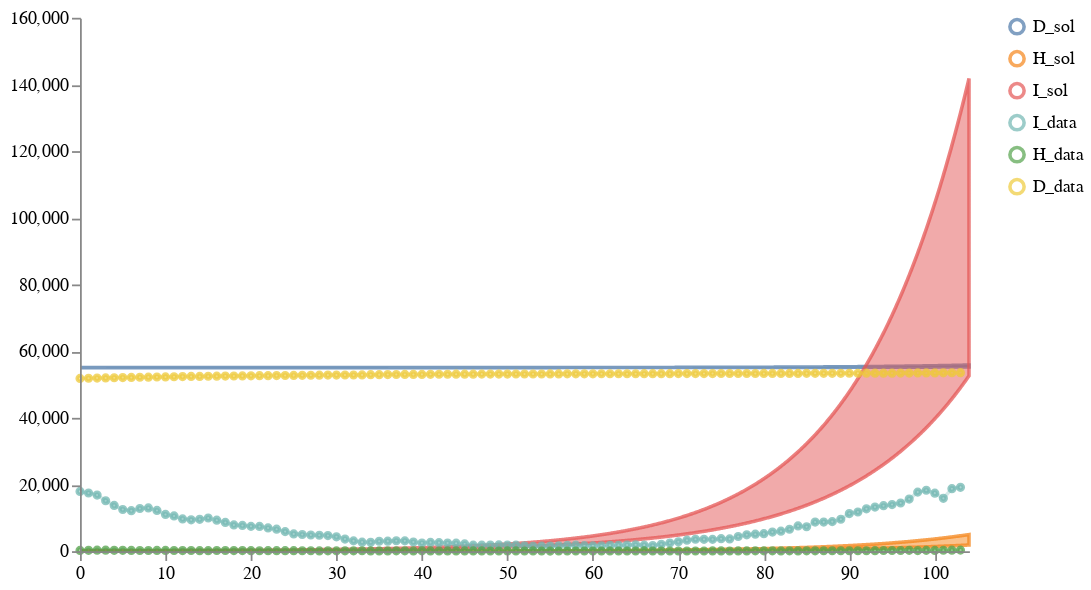

Notebook source saved alongside this figure:
### Code cell
num_samples = 100
models = [model4_location]
data_location = DATA_PATH + "NYS_T2_forecast1.csv"
weights = [1]
solution_mappings = [{"I": "infected", "H": "hospitalized", "D": "dead"}] # "column name in data": "observable or state variable in model"

# Run the calibration and sampling
result1 = load_and_calibrate_and_sample_ensemble_model(
    models,
    data_location,
    weights,
    solution_mappings,
    num_samples,
    timepoints1,
    verbose=True,
    total_population=19340000,
    num_iterations=150,
    method="euler",
    time_unit="days",
    visual_options={"title": "Calibrated Ensemble", "keep":".*_sol"}
)

# # # Save results
# result1["data"].to_csv("../../notebook/ensemble_eval_sa/ensemble_results/partII_ensemble_of_one_results.csv", index=False)
# result1["quantiles"].to_csv("../../notebook/ensemble_eval_sa/ensemble_results/partII_ensemble_of_one_quantiles.csv", index=False)

# q_ensemble_data = cdc_reformatcsv(filename="../../notebook/ensemble_eval_sa/ensemble_results/partII_ensemble_of_one_quantiles.csv", 
#                                   solution_string_mapping={"I": "cases", "H": "hospitalizations", "D": "deaths"}, 
#                                   forecast_start_date="2021-07-14",
#                                   location="New York State",
#                                   drop_column_names=["timepoint_id", "number_days", "inc_cum", "output", "Forecast_Backcast"])
# q_ensemble_data.to_csv("../../notebook/ensemble_eval_sa/ensemble_results/partII_ensemble_of_one_forecast_quantiles_Jul152021.csv")

# Plot results
schema = plots.trajectories(pd.DataFrame(result1["data"]), keep=".*_sol",
                            points=all_data1.reset_index(drop=True).rename(columns={"I":"I_data", "H":"H_data", "D":"D_data"}),
                           )
schema = plots.pad(schema, 5)
plots.ipy_display(schema)

### Figure 1 — Vega specification as saved in the notebook (floating-point values rounded to 4 significant figures; data arrays with more than 128 entries replaced by an {"elided": "..."} marker saying what was removed)
{"$schema": "https://vega.github.io/schema/vega/v5.json", "axes": [{"name": "x_axis", "orient": "bottom", "scale": "xscale", "zindex": 100}, {"name": "y_axis", "orient": "left", "scale": "yscale", "zindex": 100}], "data": [{"name": "distributions", "values": {"elided": "3123 records"}}, {"name": "traces", "transform": [{"expr": "isValid(datum.value)", "type": "filter"}], "values": []}, {"name": "points", "values": {"elided": "312 records"}}, {"name": "markers", "values": []}, {"name": "selected", "on": [{"remove": true, "trigger": "clear"}, {"remove": true, "trigger": "!shift"}, {"insert": "clicked", "trigger": "!shift && clicked"}, {"toggle": "clicked", "trigger": "shift && clicked"}]}], "height": 300, "legends": [{"encode": {"labels": {"interactive": true, "name": "legendLabel", "update": {"opacity": [{"test": "!length(data('selected')) || indata('selected', 'value', datum.value)", "value": 1}, {"value": 0.25}]}}, "symbols": {"interactive": true, "name": "legendSymbol", "update": {"fill": {"value": "transparent"}, "opacity": [{"test": "!length(data('selected')) || indata('selected', 'value', datum.value)", "value": 0.7}, {"value": 0.15}], "size": {"value": 64}, "strokeWidth": {"value": 2}}}}, "name": "color_legend", "stroke": "color"}], "marks": [{"from": {"facet": {"data": "points", "groupby": "trajectory", "name": "points_split"}}, "marks": [{"encode": {"hover": {"fillOpacity": {"value": 0.9}}, "update": {"fill": {"field": "trajectory", "scale": "color"}, "fillOpacity": [{"test": "!length(data('selected')) || indata('selected', 'value', datum.trajectory)", "value": 0.5}, {"value": 0.15}], "size": {"value": 10}, "stroke": {"field": "trajectory", "scale": "color"}, "strokeOpacity": [{"test": "!length(data('selected')) || indata('selected', 'value', datum.trajectory)", "value": 0.75}, {"value": 0.15}], "strokeWidth": {"value": 2}, "tooltip": {"field": "value"}, "x": {"field": "timepoint", "scale": "xscale"}, "y": {"field": "value", "scale": "yscale"}}}, "from": {"data": "points_split"}, "name": "_points_symbol", "type": "symbol", "zindex": 3}, {"encode": {"hover": {"fillOpacity": {"value": 0.9}}, "update": {"interpolate": {"value": "linear"}, "stroke": {"field": "trajectory", "scale": "color"}, "strokeOpacity": [{"test": "!length(data('selected')) || indata('selected', 'value', datum.trajectory)", "value": 0.3}, {"value": 0.1}], "strokeWidth": {"value": 2}, "x": {"field": "timepoint", "scale": "xscale"}, "y": {"field": "value", "scale": "yscale"}}}, "from": {"data": "points_split"}, "name": "_points_line", "type": "line", "zindex": 3}], "name": "_points", "type": "group", "zindex": 3}, {"from": {"facet": {"data": "traces", "groupby": "trajectory", "name": "traces_split"}}, "marks": [{"encode": {"hover": {"fillOpacity": {"value": 0.9}}, "update": {"interpolate": {"value": "linear"}, "stroke": {"field": "trajectory", "scale": "color"}, "strokeOpacity": [{"test": "!length(data('selected')) || indata('selected', 'value', datum.trajectory)", "value": 0.75}, {"value": 0.15}], "strokeWidth": {"value": 2}, "x": {"field": "timepoint", "scale": "xscale"}, "y": {"field": "value", "scale": "yscale"}}}, "from": {"data": "traces_split"}, "name": "_traces_lines", "type": "line"}], "name": "_traces", "type": "group", "zindex": 2}, {"from": {"facet": {"data": "distributions", "groupby": "trajectory", "name": "trajectory_split"}}, "marks": [{"encode": {"hover": {"fillOpacity": {"value": 0.9}}, "update": {"fill": {"field": "trajectory", "scale": "color"}, "fillOpacity": [{"test": "!length(data('selected')) || indata('selected', 'value', datum.trajectory)", "value": 0.5}, {"value": 0.15}], "interpolate": {"value": "linear"}, "stroke": {"field": "trajectory", "scale": "color"}, "strokeOpacity": [{"test": "!length(data('selected')) || indata('selected', 'value', datum.trajectory)", "value": 0.75}, {"value": 0.15}], "strokeWidth": {"value": 2}, "x": {"field": "timepoint", "scale": "xscale"}, "y": {"field": "upper", "scale": "yscale"}, "y2": {"field": "lower", "scale": "yscale"}}}, "from": {"data": "trajectory_split"}, "type": "area"}], "name": "_distributions", "type": "group", "zindex": 1}, {"marks": [{"encode": {"enter": {"stroke": {"value": "lightgray"}}, "update": {"opacity": {"value": 1}, "x": {"field": "timepoint", "scale": "xscale"}, "y": {"signal": "height"}, "y2": {"value": 0}}}, "from": {"data": "markers"}, "name": "_marker text", "type": "rule"}, {"encode": {"enter": {"fontSize": {"value": 8}, "text": {"field": "datum.label"}, "y": {"value": 0}}}, "from": {"data": "_marker text"}, "name": "_marker flags", "transform": [{"as": ["x", "_y", "opacity", "align", "baseline"], "lineAnchor": "start", "offset": [1], "size": {"signal": "[width, height]"}, "type": "label"}], "type": "text"}], "name": "_markers", "type": "group"}], "padding": 5, "scales": [{"domain": {"fields": [{"data": "distributions", "field": "timepoint"}, {"data": "traces", "field": "timepoint"}, {"data": "points", "field": "timepoint"}, {"data": "markers", "field": "timepoint"}]}, "name": "xscale", "range": "width", "type": "linear", "zero": false}, {"domain": {"fields": [{"data": "distributions", "field": "lower"}, {"data": "distributions", "field": "upper"}, {"data": "traces", "field": "value"}, {"data": "points", "field": "value"}]}, "name": "yscale", "nice": true, "range": "height", "type": "linear", "zero": true}, {"domain": {"fields": [{"data": "distributions", "field": "trajectory"}, {"data": "traces", "field": "trajectory"}, {"data": "points", "field": "trajectory"}]}, "name": "color", "range": "category", "type": "ordinal"}], "signals": [{"name": "clear", "on": [{"events": "mouseup[!event.item]", "force": true, "update": "true"}], "value": true}, {"name": "shift", "on": [{"events": "@legendSymbol:click, @legendLabel:click", "force": true, "update": "event.shiftKey"}], "value": false}, {"name": "clicked", "on": [{"events": "@legendSymbol:click, @legendLabel:click", "force": true, "update": "{value: datum.value}"}], "value": null}], "width": 500}
